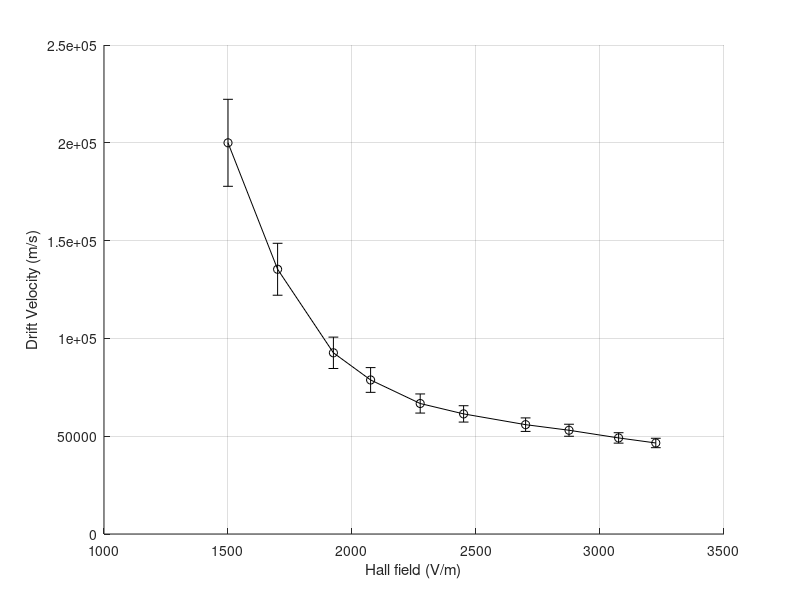

Recreate this plot in MATLAB. (Note: this script raises an error after producing the figure.)
%%Data
B_field1=[0 7.5 12.56 20.78 26.35 34.1 39.9 48.3 54.2 62.6 69.3];
B_field2=[0 7.81 13.6 21.15 26.67 34.4 40.2 48.7 54.5 62.8 68.5];
B_field3=[0 7.6 12.62 21 26.45 34.4 40 48.8 54.5 63 68.6];
B_field4=[0 7.93 12.89 21.09 26.7 34.9 40.5 49 54.9 63.2 68.9];
B_field5=[0 7.52 12.79 21.09 26.6 35 40.5 49.1 55 63.3 69.1];
B_field6=[0 7.69 12.94 21.15 26.75 34.8 40.3 49.2 54.8 63.2 69.1];

V_H_P1=[5 6 6.8 7.7 8.3 9.1 9.8 10.8 11.5 12.3 12.9]; % hall voltage between probe 1 and 2 for pressure 1
V_H_P2=[5.5 6.5 7.1 7.8 8.2 9 9.7 10.5 11.1 11.8 12.2]; % hall voltage between probe 1 and 2 for pressure 2
V_H_P3=[5.2 5.8 6.3 7.2 7.6 8.2 8.8 9.4 10 10.7 11.2]; % hall voltage between probe 1 and 2 for pressure 3
V_H_P4=[4.3 5.1 5.7 6.3 6.8 7.4 7.9 8.7 9.2 9.7 10]; % hall voltage between probe 1 and 2 for pressure 4
V_H_P5=[3.9 4.4 4.8 5.3 5.8 6.4 6.8 7.4 7.9 8.5 8.9]; % hall voltage between probe 1 and 2 for pressure 5
V_H_P6=[3.7 4.1 4.5 4.9 5.4 5.9 6.4 7.1 7.6 8.2 8.6]; % hall voltage between probe 1 and 2 for pressure 6


E_H_P1=1/(0.004)*V_H_P1; % Hall Field for pressure 1
E_H_P2=1/(0.004)*V_H_P2; % Hall Field for pressure 2
E_H_P3=1/(0.004)*V_H_P3; % Hall Field for pressure 3
E_H_P4=1/(0.004)*V_H_P4; % Hall Field for pressure 4
E_H_P5=1/(0.004)*V_H_P5; % Hall Field for pressure 5
E_H_P6=1/(0.004)*V_H_P6; % Hall Field for pressure 6

%% Drift Velocity of Electrons for 6 pressures as a function of Hall Field
 u1=[];
 for i=1:length(B_field1)
     z = V_H_P1(i)/B_field1(i)*(1/0.000004)
     u1= [u1; z];
 end
u1

 u2=[];
 for i=1:length(B_field2)
     z = V_H_P2(i)/B_field2(i)*(1/0.000004)
     u2= [u2; z];
 end
u2

 u3=[];
 for i=1:length(B_field3)
     z = V_H_P3(i)/B_field3(i)*(1/0.000004)
     u3= [u3; z];
 end
u3

 u4=[];
 for i=1:length(B_field4)
     z = V_H_P4(i)/B_field4(i)*(1/0.000004)
     u4= [u4; z];
 end
u4

 u5=[];
 for i=1:length(B_field5)
     z = V_H_P5(i)/B_field5(i)*(1/0.000004)
     u5= [u5; z];
 end
u5

 u6=[];
 for i=1:length(B_field6)
     z = V_H_P6(i)/B_field6(i)*(1/0.000004)
     u6= [u6; z];
 end
u6

%% 0.2 ans 0.0001 error

 err1=[0];
 for i=2:length(E_H_P1)
     z = (1/0.000004)*abs(V_H_P1(i)/B_field1(i))*sqrt((2)^2/(V_H_P1(i))^2+(0.1)^2/(B_field1(i))^2)/3
     err1= [err1; z];
 end
err1

 err2=[0];
 for i=2:length(E_H_P2)
     z = (1/0.000004)*abs(V_H_P2(i)/B_field2(i))*sqrt((2)^2/(V_H_P2(i))^2+(0.1)^2/(B_field2(i))^2)/3
     err2= [err2; z];
 end
err2

 err3=[0];
 for i=2:length(E_H_P3)
     z = (1/0.000004)*abs(V_H_P3(i)/B_field3(i))*sqrt((2)^2/(V_H_P3(i))^2+(0.1)^2/(B_field3(i))^2)/3
     err3= [err3; z];
 end
err3

 err4=[0];
 for i=2:length(E_H_P4)
     z = (1/0.000004)*abs(V_H_P4(i)/B_field4(i))*sqrt((2)^2/(V_H_P4(i))^2+(0.1)^2/(B_field4(i))^2)/3
     err4= [err4; z];
 end
err4

 err5=[0];
 for i=2:length(E_H_P5)
     z = (1/0.000004)*abs(V_H_P5(i)/B_field5(i))*sqrt((2)^2/(V_H_P5(i))^2+(0.1)^2/(B_field5(i))^2)/3
     err5= [err5; z];
 end
err5

 err6=[0];
 for i=2:length(E_H_P6)
     z = (1/0.000004)*abs(V_H_P6(i)/B_field6(i))*sqrt((2)^2/(V_H_P6(i))^2+(0.1)^2/(B_field6(i))^2)/3
     err6= [err6; z];
 end
err6


%%
figure(1)
grid on
xlabel('Hall field (V/m)');
ylabel('Drift Velocity (m/s)');
hold on
errorbar(E_H_P1,u1,err1,'-ko','MarkerSize', 7)
errorbar(E_H_P2,u2,err2,'-.k*','MarkerSize', 7)
errorbar(E_H_P3,u3,err3,'--kx','MarkerSize', 7)
errorbar(E_H_P4,u4,err4,'-ks','MarkerSize', 7)
errorbar(E_H_P5,u5,err5,'-.k^','MarkerSize', 7)
errorbar(E_H_P6,u6,err6,'--kp','MarkerSize', 7)
legend('15 torr', '18 torr', '21 torr', '24 torr', '27 torr', '30 torr')
title('Drift Velocity vs Hall Field')
hold off